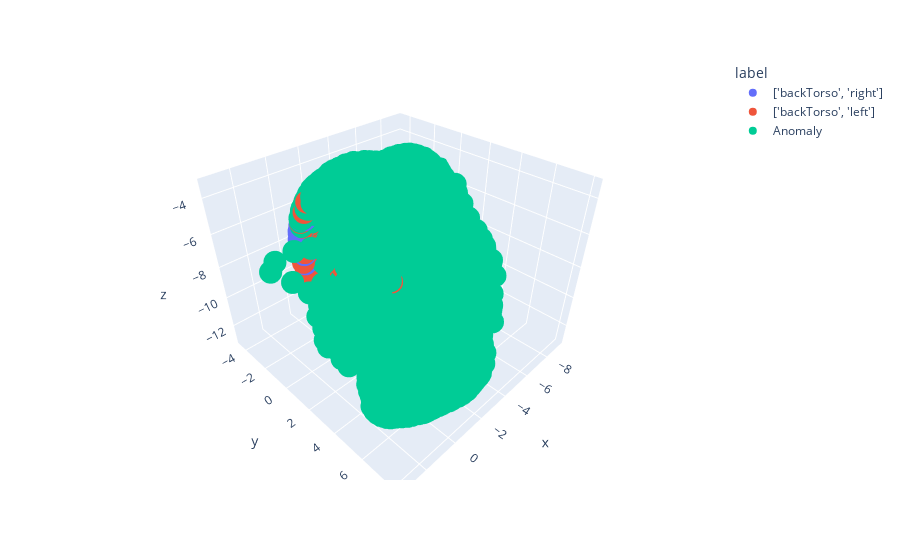

Notebook cell for this chart:
### Code cell
df = pd.concat([df11,df12, df13])

fig = px.scatter_3d(df, x='x', y='y', z='z', color='label',opacity=1)
fig.show()

### Figure 1 — Plotly figure (JSON) as saved in the notebook; plotly's stock layout.template omitted (floating-point values rounded to 4 significant figures; data arrays with more than 128 entries replaced by an {"elided": "..."} marker saying what was removed)
{"data": [{"hovertemplate": "label=['backTorso', 'right']<br>x=%{x}<br>y=%{y}<br>z=%{z}<extra></extra>", "legendgroup": "['backTorso', 'right']", "marker": {"color": "#636efa", "opacity": 1, "symbol": "circle"}, "mode": "markers", "name": "['backTorso', 'right']", "scene": "scene", "showlegend": true, "type": "scatter3d", "x": {"elided": "807 float values"}, "y": {"elided": "807 float values"}, "z": {"elided": "807 float values"}}, {"hovertemplate": "label=['backTorso', 'left']<br>x=%{x}<br>y=%{y}<br>z=%{z}<extra></extra>", "legendgroup": "['backTorso', 'left']", "marker": {"color": "#EF553B", "opacity": 1, "symbol": "circle"}, "mode": "markers", "name": "['backTorso', 'left']", "scene": "scene", "showlegend": true, "type": "scatter3d", "x": {"elided": "716 float values"}, "y": {"elided": "716 float values"}, "z": {"elided": "716 float values"}}, {"hovertemplate": "label=Anomaly<br>x=%{x}<br>y=%{y}<br>z=%{z}<extra></extra>", "legendgroup": "Anomaly", "marker": {"color": "#00cc96", "opacity": 1, "symbol": "circle"}, "mode": "markers", "name": "Anomaly", "scene": "scene", "showlegend": true, "type": "scatter3d", "x": {"elided": "20626 float values"}, "y": {"elided": "20626 float values"}, "z": {"elided": "20626 float values"}}], "layout": {"legend": {"title": {"text": "label"}, "tracegroupgap": 0}, "margin": {"t": 60}, "scene": {"domain": {"x": [0, 1], "y": [0, 1]}, "xaxis": {"title": {"text": "x"}}, "yaxis": {"title": {"text": "y"}}, "zaxis": {"title": {"text": "z"}}}}}
